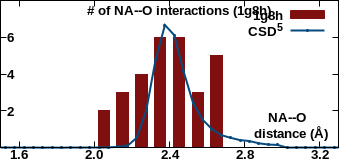

Generate this figure with gnuplot:
set encoding iso_8859_1
set terminal pngcairo transparent enhanced size 340, 160 font "Arial Bold,10"
set output "neighborhood_temp2/1g8h/NA--O.png"
set lmargin at screen 0.00
set bmargin at screen 0.08
set rmargin at screen 0.995
set tmargin at screen 1.00
set xrange [1.5:3.3]
set format x "%3.1f"
set xtics 1.6,0.4,3.2
set xtics offset 0,graph 0.065
set yrange [0:3594]
unset ytics
set y2range [0:8]
set y2tics 2,2,6
set y2tics offset -49,graph 0.00
set y2tics mirror
set view 80,45
set key top right
set boxwidth 0.06
set style fill solid 1.0
set xlabel "NA--O \n distance (\305)" offset 17,4.4
set y2label "# of NA--O interactions (1g8h)" offset -40,4 rotate by 0
plot "-" using ($1+0.05):2 with boxes lc rgb "#801010" axis x1y2 title "1g8h", \
     "neighborhood_temp2/csd_metal_distances/NA--O.csv" using ($1+0.025):2 with linespoints linewidth 2 pointtype 7 pointsize 0.2 lc rgb "#074a7e" title "CSD^{5}" axis x1y1
2	2
2.1	3
2.2	4
2.3	6
2.4	6
2.5	3
2.6	5
e
